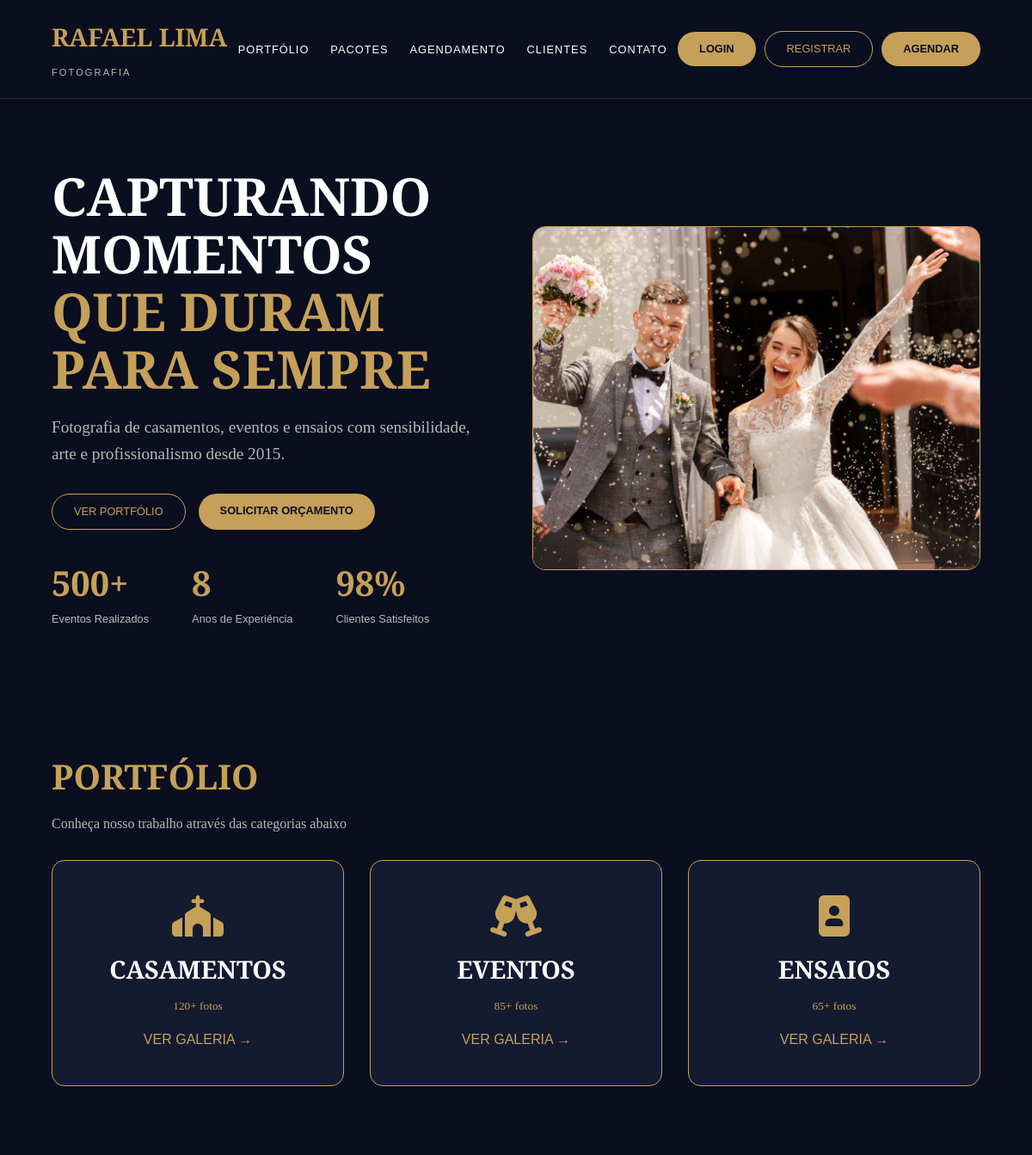
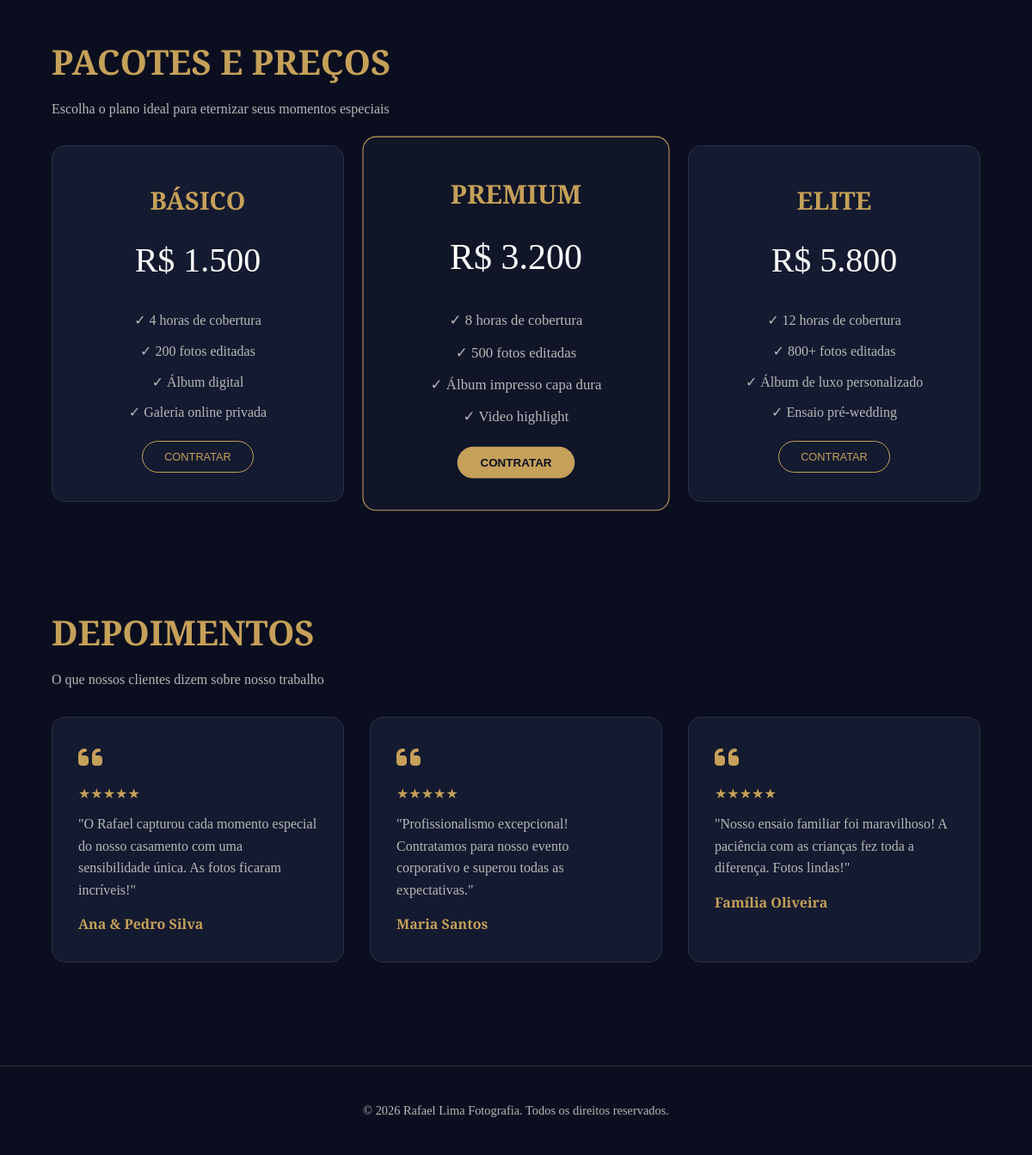
The page / on the database its author committed (2 pictures, top to bottom).
### tables this page shows
CREATE TABLE IF NOT EXISTS depoimentos (
    id INT AUTO_INCREMENT PRIMARY KEY,
    nome_cliente VARCHAR(100) NOT NULL,
    texto TEXT NOT NULL,
    estrelas INT DEFAULT 5 CHECK (estrelas >= 1 AND estrelas <= 5),
    data_postagem TIMESTAMP DEFAULT CURRENT_TIMESTAMP
);

### index.php (the view, shortened to what this page needs)
<?php include __DIR__ . '/includes/config.php'; ?>
<!DOCTYPE html>
<html lang="pt-BR">
<head>
    <link rel="stylesheet" href="assets/css/style.css">
    <link rel="stylesheet" href="https://cdnjs.cloudflare.com/ajax/libs/font-awesome/6.4.0/css/all.min.css">
</head>
<body>
<?php include __DIR__ . '/includes/header.php'; ?>
<section class="hero">
    <div class="hero-content">
        <h1>CAPTURANDO MOMENTOS <span>QUE DURAM PARA SEMPRE</span></h1>
        <p>Fotografia de casamentos, eventos e ensaios com sensibilidade, arte e profissionalismo desde 2015.</p>
        <div class="hero-btn-group">
            <a href="portfolio.php" class="btn-outline">VER PORTFÓLIO</a>
            <a href="contato.php" class="btn-gold">SOLICITAR ORÇAMENTO</a>
        </div>
        <div class="stats">
            <div><h3>500+</h3><span>Eventos Realizados</span></div>
            <div><h3>8</h3><span>Anos de Experiência</span></div>
            <div><h3>98%</h3><span>Clientes Satisfeitos</span></div>
        </div>
    </div>
    <div class="hero-img">
        <img src="assets/img/foto1.jpg" alt="Fotógrafo" class="hero-foto">
    </div>
</section>
<section>
    <h2>PORTFÓLIO</h2>
    <p>Conheça nosso trabalho através das categorias abaixo</p>
    <div class="portfolio-grid">
        <div class="portfolio-card">
            <i class="fas fa-church"></i>
            <h3>CASAMENTOS</h3>
            <small>120+ fotos</small>
            <a href="portfolio.php?cat=casamentos">VER GALERIA →</a>
        </div>
        <div class="portfolio-card">
            <i class="fas fa-glass-cheers"></i>
            <h3>EVENTOS</h3>
            <small>85+ fotos</small>
            <a href="portfolio.php?cat=eventos">VER GALERIA →</a>
        </div>
        <div class="portfolio-card">
            <i class="fas fa-portrait"></i>
            <h3>ENSAIOS</h3>
            <small>65+ fotos</small>
            <a href="portfolio.php?cat=ensaios">VER GALERIA →</a>
        </div>
    </div>
</section>
<section>
    <h2>PACOTES E PREÇOS</h2>
    <p>Escolha o plano ideal para eternizar seus momentos especiais</p>
    <div class="pacotes-grid">
        <div class="pacote-card">
            <h3>BÁSICO</h3>
            <div class="price">R$ 1.500</div>
            <ul>
                <li>✓ 4 horas de cobertura</li>
                <li>✓ 200 fotos editadas</li>
                <li>✓ Álbum digital</li>
                <li>✓ Galeria online privada</li>
            </ul>
            <a href="contato.php" class="btn-outline">CONTRATAR</a>
        </div>
        <div class="pacote-card destaque">
            <h3>PREMIUM</h3>
            <div class="price">R$ 3.200</div>
            <ul>
                <li>✓ 8 horas de cobertura</li>
                <li>✓ 500 fotos editadas</li>
                <li>✓ Álbum impresso capa dura</li>
                <li>✓ Video highlight</li>
            </ul>
            <a href="agendamento.php" class="btn-gold">CONTRATAR</a>
        </div>
        <div class="pacote-card">
            <h3>ELITE</h3>
            <div class="price">R$ 5.800</div>
            <ul>
                <li>✓ 12 horas de cobertura</li>
                <li>✓ 800+ fotos editadas</li>
                <li>✓ Álbum de luxo personalizado</li>
                <li>✓ Ensaio pré-wedding</li>
            </ul>
            <a href="contato.php" class="btn-outline">CONTRATAR</a>
        </div>
    </div>
</section>
<section id="depoimentos">
    <h2>DEPOIMENTOS</h2>
    <p>O que nossos clientes dizem sobre nosso trabalho</p>
    <div class="depoimentos-grid">
        <?php
        $stmt = $pdo->query("SELECT * FROM depoimentos ORDER BY data_postagem DESC LIMIT 3");
        while($dep = $stmt->fetch(PDO::FETCH_ASSOC)):
        ?>
        <div class="depoimento-card">
            <i class="fas fa-quote-left"></i>
            <div class="stars">★★★★★</div>
            <p>"<?= htmlspecialchars($dep['texto']) ?>"</p>
            <h4><?= htmlspecialchars($dep['nome_cliente']) ?></h4>
        </div>
        <?php endwhile; ?>
    </div>
</section>
<?php include __DIR__ . '/includes/footer.php'; ?>
</body>
</html>

### assets/css/style.css (style rules this page uses)
* { margin: 0; padding: 0; box-sizing: border-box; }
:root { --gold: #c5a059; --dark-blue: #0a0e1f; --dark-blue-light: #141a30; --text-light: #b8b8b8; }
body { font-family: 'Playfair Display', Georgia, serif; background: var(--dark-blue); color: #fff; line-height: 1.6; }
.btn-gold { background: var(--gold); color: var(--dark-blue); padding: 10px 25px; border-radius: 30px; border: none; font-weight: bold; text-transform: uppercase; font-family: sans-serif; cursor: pointer; text-decoration: none; transition: 0.3s; font-size: 0.8rem; }
.btn-outline { background: transparent; border: 1px solid var(--gold); color: var(--gold); padding: 10px 25px; border-radius: 30px; text-decoration: none; font-family: sans-serif; transition: 0.3s; font-size: 0.8rem; }
section { padding: 60px 5%; max-width: 1200px; margin: 0 auto; }
h1 { font-size: 3.5rem; margin-bottom: 10px; }
h2 { font-size: 2.5rem; color: var(--gold); margin-bottom: 10px; }
h3 { font-size: 1.5rem; }
p { color: var(--text-light); }
.hero { display: flex; align-items: center; gap: 40px; padding: 80px 5%; }
.hero-content { flex: 1; }
.hero-content h1 { font-size: 3.8rem; line-height: 1.1; }
.hero-content h1 span { color: var(--gold); }
.hero-content p { font-size: 1.2rem; margin: 20px 0; }
.hero-btn-group { display: flex; gap: 15px; margin: 30px 0; }
.stats { display: flex; gap: 50px; }
.stats h3 { font-size: 2.5rem; color: var(--gold); }
.stats span { font-size: 0.8rem; color: var(--text-light); display: block; font-family: sans-serif; }
.hero-img { flex: 1; height: 400px; border: 1px solid var(--gold); border-radius: 15px; display: flex; align-items: center; justify-content: center; background: #1a1f36; }
.portfolio-grid { display: grid; grid-template-columns: repeat(3, 1fr); gap: 30px; margin-top: 30px; }
.portfolio-card { background: var(--dark-blue-light); border: 1px solid var(--gold); border-radius: 15px; padding: 40px 20px; text-align: center; transition: 0.3s; }
.portfolio-card i { font-size: 3rem; color: var(--gold); margin-bottom: 15px; }
.portfolio-card h3 { font-size: 1.8rem; margin-bottom: 5px; }
.portfolio-card small { color: var(--gold); }
.portfolio-card a { color: var(--gold); text-decoration: none; display: block; margin-top: 15px; font-family: sans-serif; }
.pacotes-grid { display: grid; grid-template-columns: repeat(3, 1fr); gap: 30px; margin-top: 30px; }
.pacote-card { background: var(--dark-blue-light); border: 1px solid #2a2f45; border-radius: 15px; padding: 40px 20px; text-align: center; }
.pacote-card.destaque { border-color: var(--gold); transform: scale(1.05); background: #101528; }
.pacote-card h3 { color: var(--gold); font-size: 1.8rem; }
.pacote-card .price { font-size: 2.5rem; color: #fff; margin: 15px 0; }
.pacote-card ul { list-style: none; margin: 20px 0; }
.pacote-card ul li { padding: 5px 0; color: var(--text-light); }
.depoimentos-grid { display: grid; grid-template-columns: repeat(3, 1fr); gap: 30px; margin-top: 30px; }
.depoimento-card { background: var(--dark-blue-light); border: 1px solid #2a2f45; border-radius: 15px; padding: 30px; }
.depoimento-card i { font-size: 2rem; color: var(--gold); }
.depoimento-card .stars { color: var(--gold); margin: 10px 0; }
.depoimento-card h4 { margin-top: 15px; color: var(--gold); }
.hero-img { flex: 1; width: 400px; height: 400px; background: #1a1f36; border: 1px solid var(--gold); border-radius: 15px; display: flex; align-items: center; justify-content: center; overflow: hidden; }
.hero-img img { width: 100%; height: 100%; object-fit: cover; }

### rows shown on the page
depoimentos: texto "O Rafael capturou cada momento especial do nosso casamento com uma sensibilidade única. As fotos ficaram incríveis!", nome_cliente "Ana & Pedro Silva"
depoimentos: texto "Profissionalismo excepcional! Contratamos para nosso evento corporativo e superou todas as expectativas.", nome_cliente "Maria Santos"
depoimentos: texto "Nosso ensaio familiar foi maravilhoso! A paciência com as crianças fez toda a diferença. Fotos lindas!", nome_cliente "Família Oliveira"
